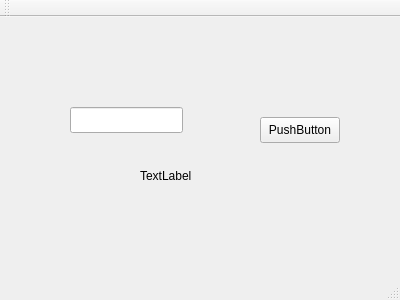
<?xml version="1.0" encoding="UTF-8"?>
<ui version="4.0">
 <class>MainWindow</class>
 <widget class="QMainWindow" name="MainWindow">
  <property name="geometry">
   <rect>
    <x>0</x>
    <y>0</y>
    <width>400</width>
    <height>300</height>
   </rect>
  </property>
  <property name="windowTitle">
   <string>MainWindow</string>
  </property>
  <widget class="QWidget" name="centralWidget">
   <widget class="QPushButton" name="pushButton">
    <property name="geometry">
     <rect>
      <x>260</x>
      <y>100</y>
      <width>80</width>
      <height>26</height>
     </rect>
    </property>
    <property name="text">
     <string>PushButton</string>
    </property>
   </widget>
   <widget class="QLabel" name="label">
    <property name="geometry">
     <rect>
      <x>140</x>
      <y>150</y>
      <width>55</width>
      <height>18</height>
     </rect>
    </property>
    <property name="text">
     <string>TextLabel</string>
    </property>
   </widget>
   <widget class="QLineEdit" name="lineEdit">
    <property name="geometry">
     <rect>
      <x>70</x>
      <y>90</y>
      <width>113</width>
      <height>26</height>
     </rect>
    </property>
   </widget>
  </widget>
  <widget class="QMenuBar" name="menuBar">
   <property name="geometry">
    <rect>
     <x>0</x>
     <y>0</y>
     <width>400</width>
     <height>23</height>
    </rect>
   </property>
  </widget>
  <widget class="QToolBar" name="mainToolBar">
   <attribute name="toolBarArea">
    <enum>TopToolBarArea</enum>
   </attribute>
   <attribute name="toolBarBreak">
    <bool>false</bool>
   </attribute>
  </widget>
  <widget class="QStatusBar" name="statusBar"/>
 </widget>
 <layoutdefault spacing="6" margin="11"/>
 <resources/>
 <connections/>
</ui>
